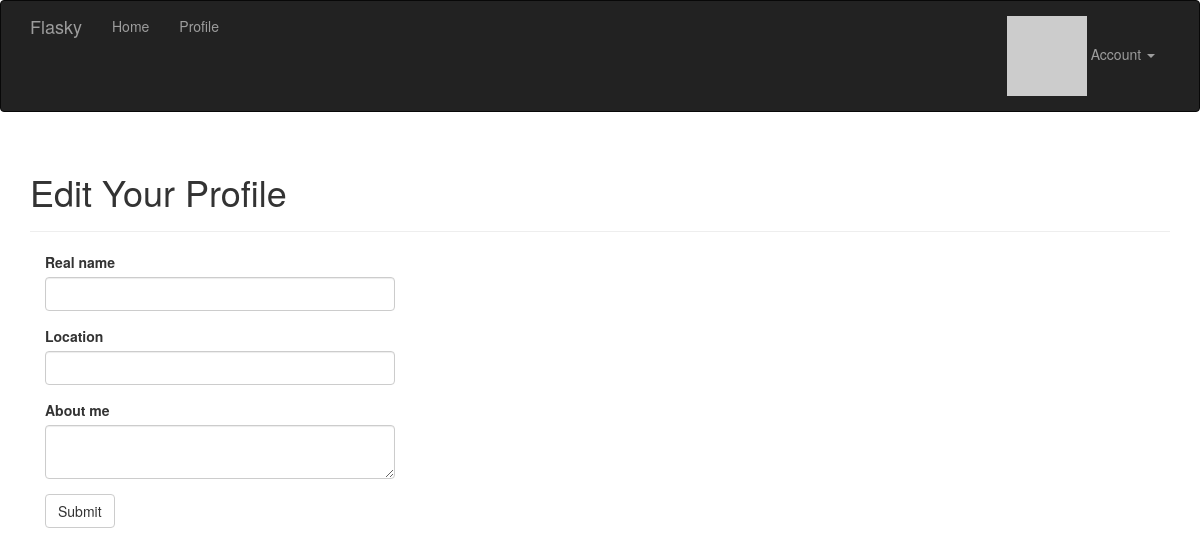
Before: /edit-profile (signed in) with the older database file.
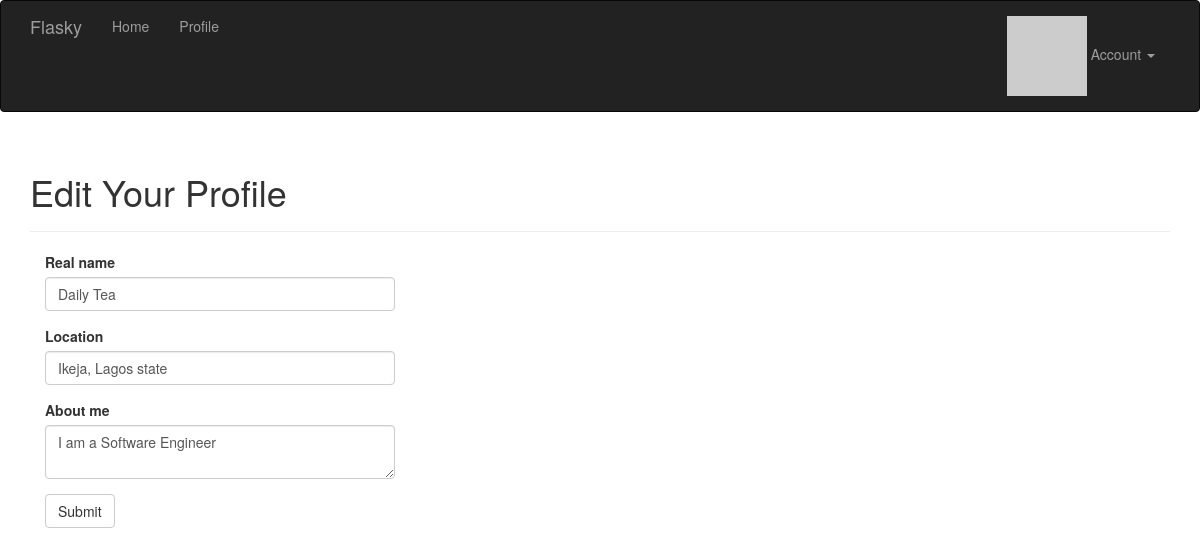
After: the same page with the newer database file.
### app/models.py (models this page shows, shortened)
class User(UserMixin, db.Model):
    __tablename__ = 'users'
    id = db.Column(db.Integer, primary_key=True)
    email = db.Column(db.String(64), unique=True, index=True)
    username = db.Column(db.String(64), unique=True, index=True)
    role_id = db.Column(db.Integer, db.ForeignKey('roles.id'))
    password_hash = db.Column(db.String(128))
    confirmed = db.Column(db.Boolean, default=False)
    name = db.Column(db.String(64))
    location = db.Column(db.String(64))
    about_me = db.Column(db.Text())
    member_since = db.Column(db.DateTime(), default=datetime.utcnow)
    last_seen = db.Column(db.DateTime(), default=datetime.utcnow)
    avatar_hash = db.Column(db.String(32))
    @property
    def password(self):
        raise AttributeError('password is not a readable attribute')
    @login_manager.user_loader
    def load_user(user_id):
        return User.query.get(int(user_id))
    def gravatar(self, size=100, default='identicon', rating='g'):
        if request.is_secure:
            url = 'https://secure.gravatar.com/avatar'
        else:
            url = 'http://www.gravatar.com/avatar'
        hash = hashlib.md5(self.email.lower().encode('utf-8')).hexdigest()
        return '{url}/{hash}?s={size}&d={default}&r={rating}'.format(
                        url=url, hash=hash, size=size, default=default, rating=rating)
    def ping(self):
        self.last_seen = datetime.utcnow()
        db.session.add(self)
        db.session.commit()

### app/main/views.py (the view, shortened to what this page needs)
@main.route('/edit-profile', methods=['GET', 'POST'])
@login_required
def edit_profile():
    form = EditProfileForm()
    form.name.data = current_user.name
    form.location.data = current_user.location
    form.about_me.data = current_user.about_me
    return render_template('edit_profile.html', form=form)

### app/main/forms.py
class EditProfileForm(FlaskForm):
    name = StringField('Real name', validators=[Length(0, 64)])
    location = StringField('Location', validators=[Length(0, 64)])
    about_me = TextAreaField('About me')
    submit = SubmitField('Submit')

### app/auth/views.py (called while the page is built)
@auth.before_app_request
def before_request():
    if current_user.is_authenticated:
        current_user.ping()
        if not current_user.confirmed \
                and request.endpoint \
                and request.blueprint != 'auth' \
                and request.endpoint != 'static':
            return redirect(url_for('auth.unconfirmed'))

### app/main/__init__.py (called while the page is built)
@main.app_context_processor
def inject_permission():
    return dict(Permission=Permission)

### app/templates/edit_profile.html (shortened to what this page needs)
{% extends "base.html" %}
{% import "bootstrap/wtf.html" as wtf %}
{% block page_content %}
<div class="page-header">
    <h1>Edit Your Profile</h1>
</div>
<div class="col-md-4">
    {{ wtf.quick_form(form) }}
</div>
{% endblock %}

### app/templates/base.html (shortened to what this page needs)
{% extends "bootstrap/base.html" %}
{% block head %}
{{ super() }}
    <link rel="stylesheet" type="text/css" href="{{ url_for('static', filename='styles.css') }}">
{% endblock %}
{% block navbar %}
<div class="navbar navbar-inverse" role="navigation">
    <div class="container">
        <div class="navbar-header">
            <a class="navbar-brand" href="{{ url_for('main.index') }}">Flasky</a>
        </div>
        <div class="navbar-collapse collapse">
            <ul class="nav navbar-nav">
                <li><a href="{{ url_for('main.index') }}">Home</a></li>
                {% if current_user.is_authenticated %}
                <li>
                    <a href="{{ url_for('main.user', username=current_user.username) }}">
                        Profile
                    </a>
                </li>
                {% endif %}
            </ul>
            <ul class="nav navbar-nav navbar-right">
                {% if current_user.is_authenticated %}
                <li class="dropdown">
                    <a href="#" class="dropdown-toggle" data-toggle="dropdown">
                        <img src="{{ current_user.gravatar(size=18) }}">
                        Account <b class="caret"></b>
                    </a>
                </li>
                {% else %}
                <li><a href="{{ url_for('auth.login') }}">Log In</a></li>
                {% endif %}
            </ul>
        </div>
    </div>
</div>
{% endblock %}
{% block content %}
<div class="container">
    {% block page_content %}{% endblock %}
</div>
{% endblock %}

Changed rows visible on the page:
now on this page (row edited): User: name "Daily Tea", location "Ikeja, Lagos state", about_me "I am a Software Engineer"
